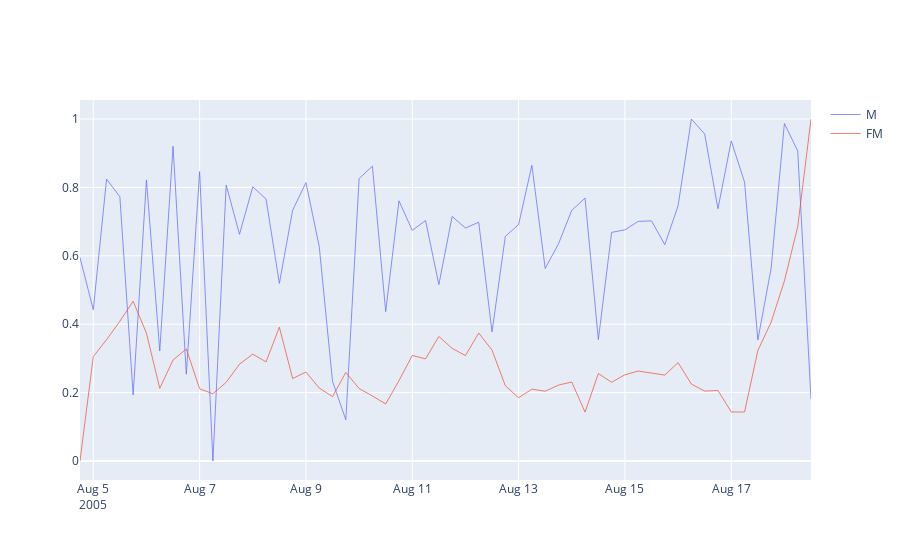

Notebook code for this chart:
### Code cell
import plotly.graph_objects as go


fig = go.Figure()

# Add traces
fig.add_trace(go.Scatter(x=df7["date"], y=sc_m,
                    mode='lines',
                    name='M',
                    line=dict(width=0.75)))
fig.add_trace(go.Scatter(x=df7["date"], y=sc_y,
                    mode='lines',
                    name='FM',
                    line=dict(width=0.75)))

fig.show()
